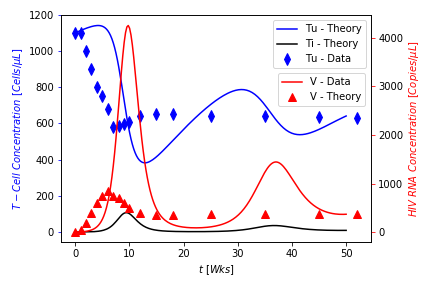

Reproduce this figure in Python.
"""
Program: Dynamical Systems Template
File: dynamicalSystemsTemplate.pylab
Author: C.D. Wentworth
Version: 2-10-2018.1
Summary:
    Basic script for solving a system of first order differential equations
    that describes a dynamical system.
Usage: python dynamicalSystemsTemplate.py
Version History:
    1-15-2018.1: base
    12-11-2018.1: added some documentation
    
"""

import scipy.integrate as si
import numpy as np
import matplotlib.pylab as plt
from scipy.optimize import curve_fit

# Create a function that defines the rhs of the differential equation system
def calc_RHS(x,t):
   #y = a list that contains the system state
   #t = the time for which the right-hand-side of the system equations
    #   is to be calculated.
   #p = a tuple that contains any parameters needed for the model
    
    a = 38.11
    b = 8.78e-5
    c = 128.17
    du = 0.053
    #2
    di = 2.29
    dv = 3.47
    
   #Unpack the state of the system
    Tu = x[0]
    Ti = x[1]
    V = x[2]

#   Calculate the rates of change (the derivatives)
    dTudt = a - b*Tu*V - du*Tu
    dTidt = b*Tu*V - di*Ti
    dVdt = c*Ti - dv*V

    return [dTudt,dTidt,dVdt]

def inoc(t,M,NO,r):
    conc = M*N0*np.exp(r*t)/(M + (np.exp(r*t)-1))
    return conc

HIVData = np.loadtxt('HIVData.txt',skiprows = 2)
Week = HIVData[:,0]
TuData = HIVData[:,1]
VData = HIVData[:,2]

HIVTData = np.loadtxt('HIVTreatmentData.txt',skiprows=1)
Days = HIVTData[:,0]
VirusData = HIVTData[:,1]

# Define initial guess for model parameters
M = 1.0
N0 = 10.0
r = 0.020
p = M,N0,r

# Fit data to exponential growth model
popt,pcov = curve_fit(inoc,Days,VirusData,p)
p_stderr = np.sqrt(np.diag(pcov))

# Define the initial conditions
x_0 = (1100,0,10)
# Define the time grid
t = np.linspace(0,50,200)

# Solve the DE
sol = si.odeint(calc_RHS,x_0,t)
TuTheory = sol[:,0]
TiTheory = sol[:,1]
VTheory = sol[:,2]

# Plot the solution
fig, ax1 = plt.subplots()

ax1.set_xlabel('$t \  [Wks]$')
ax1.set_ylabel('$T-Cell \ Concentration \ [Cells/\mu L]$',color='b')
ax1.plot(t, TuTheory , color='b',label='Tu - Theory')
ax1.plot(t,TiTheory, color='k',label='Ti - Theory')
ax1.tick_params(axis='y',color='b')

ax1.plot(Week,TuData,linestyle='',marker='d',markersize=8.0,color='b',
         label='Tu - Data')

ax2 = ax1.twinx()  # initiate a second axes that shares the same x-axis

ax2.set_ylabel('$HIV \ RNA \ Concentration \ [Copies/\mu L]$',color='r')  # we already handled the x-label with ax1
#ax2.plot(Week, VTheory, color='r')
ax2.tick_params(axis='y',color='r')
ax2.plot(t,VTheory,color='r',label='V - Theory')

ax2.plot(Week,VData,linestyle='',marker='^',markersize=8.0,color='r',
         label='V - Data')
ax1.legend(loc='upper right')
ax2.legend(loc=(.7,0.6))
fig.tight_layout()  # otherwise the right y-label is slightly clipped

plt.savefig('HIVModel2.png')
plt.title('Concentration of HIV and T-Cells Over Time',fontsize=14)
plt.show()
plt.plot(Days,VirusData,linestyle='',marker='d',color='b',label='Data')
plt.title('Concentration of HIV RNA Post Inoculation',fontsize=14)
plt.xlabel('Days Post Inoculation')
plt.ylabel('HIV RNA Concentration [Copies/mL]',color='b')
M,N0,r = popt
dM,dN0,dr = p_stderr
tTheory = np.linspace(0,45,50)
ConcTheory = inoc(tTheory,M,N0,r)
plt.plot(tTheory,ConcTheory,color='r',label='Model')
plt.legend()
plt.show()
print('M = ',M,'N0 = ',N0,'r = ',r)
